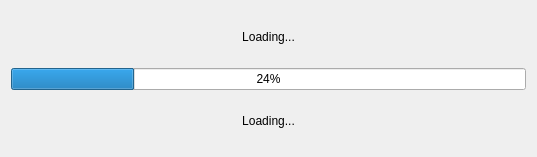
<?xml version="1.0" encoding="UTF-8"?>
<ui version="4.0">
 <class>Form</class>
 <widget class="QWidget" name="Form">
  <property name="geometry">
   <rect>
    <x>0</x>
    <y>0</y>
    <width>537</width>
    <height>157</height>
   </rect>
  </property>
  <property name="windowTitle">
   <string>Form</string>
  </property>
  <layout class="QVBoxLayout" name="verticalLayout">
   <item>
    <widget class="QLabel" name="labelDescription">
     <property name="text">
      <string>Loading...</string>
     </property>
     <property name="alignment">
      <set>Qt::AlignCenter</set>
     </property>
    </widget>
   </item>
   <item>
    <widget class="QProgressBar" name="progressBar">
     <property name="value">
      <number>24</number>
     </property>
    </widget>
   </item>
   <item>
    <widget class="QLabel" name="label">
     <property name="text">
      <string>Loading...</string>
     </property>
     <property name="alignment">
      <set>Qt::AlignCenter</set>
     </property>
    </widget>
   </item>
  </layout>
 </widget>
 <resources/>
 <connections/>
</ui>
